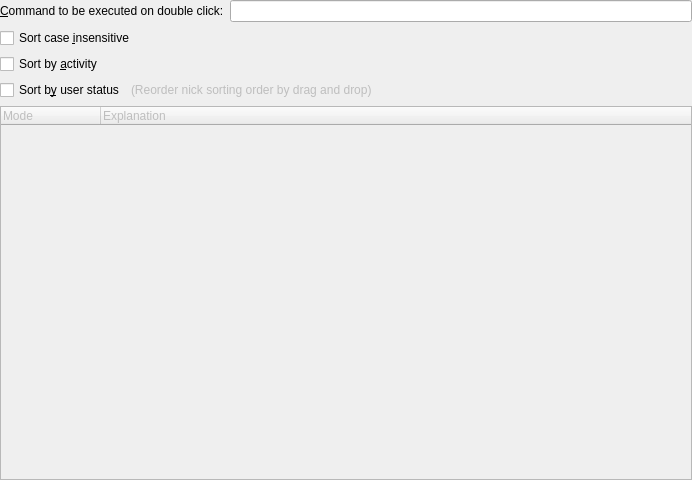
<?xml version="1.0" encoding="UTF-8"?>
<ui version="4.0">
 <author>Copyright (C) 2005 Peter Simonsson</author>
 <comment>This program is free software; you can redistribute it and/or modify
it under the terms of the GNU General Public License as published by
the Free Software Foundation; either version 2 of the License, or
(at your option) any later version.
</comment>
 <class>NicklistBehavior_ConfigUI</class>
 <widget class="QWidget" name="NicklistBehavior_ConfigUI">
  <property name="geometry">
   <rect>
    <x>0</x>
    <y>0</y>
    <width>692</width>
    <height>480</height>
   </rect>
  </property>
  <layout class="QGridLayout">
   <property name="margin">
    <number>0</number>
   </property>
   <item row="0" column="0" colspan="2">
    <widget class="QLabel" name="textLabel1_2">
     <property name="text">
      <string>&amp;Command to be executed on double click:</string>
     </property>
     <property name="wordWrap">
      <bool>false</bool>
     </property>
     <property name="buddy">
      <cstring>kcfg_ChannelDoubleClickAction</cstring>
     </property>
    </widget>
   </item>
   <item row="1" column="0" colspan="3">
    <widget class="QCheckBox" name="kcfg_SortCaseInsensitive">
     <property name="text">
      <string>Sort case &amp;insensitive</string>
     </property>
    </widget>
   </item>
   <item row="2" column="0" colspan="3">
    <widget class="QCheckBox" name="kcfg_SortByActivity">
     <property name="text">
      <string>Sort by &amp;activity</string>
     </property>
    </widget>
   </item>
   <item row="3" column="0">
    <widget class="QCheckBox" name="kcfg_SortByStatus">
     <property name="sizePolicy">
      <sizepolicy hsizetype="Maximum" vsizetype="Fixed">
       <horstretch>0</horstretch>
       <verstretch>0</verstretch>
      </sizepolicy>
     </property>
     <property name="text">
      <string>Sort b&amp;y user status</string>
     </property>
    </widget>
   </item>
   <item row="0" column="2">
    <widget class="KLineEdit" name="kcfg_ChannelDoubleClickAction"/>
   </item>
   <item row="3" column="1" colspan="2">
    <widget class="QLabel" name="orderHintLabel">
     <property name="enabled">
      <bool>false</bool>
     </property>
     <property name="text">
      <string>(Reorder nick sorting order by drag and drop)</string>
     </property>
     <property name="wordWrap">
      <bool>false</bool>
     </property>
    </widget>
   </item>
   <item row="4" column="0" colspan="3">
    <widget class="QTreeWidget" name="sortOrder">
     <property name="enabled">
      <bool>false</bool>
     </property>
     <property name="dragEnabled">
      <bool>true</bool>
     </property>
     <property name="dragDropMode">
      <enum>QAbstractItemView::InternalMove</enum>
     </property>
     <property name="rootIsDecorated">
      <bool>false</bool>
     </property>
     <property name="allColumnsShowFocus">
      <bool>true</bool>
     </property>
     <column>
      <property name="text">
       <string>Mode</string>
      </property>
     </column>
     <column>
      <property name="text">
       <string>Explanation</string>
      </property>
     </column>
    </widget>
   </item>
  </layout>
 </widget>
 <layoutdefault spacing="6" margin="11"/>
 <layoutfunction spacing="KDialog::spacingHint" margin="KDialog::marginHint"/>
 <pixmapfunction>qPixmapFromMimeSource</pixmapfunction>
 <customwidgets>
  <customwidget>
   <class>KLineEdit</class>
   <extends>QLineEdit</extends>
   <header>klineedit.h</header>
  </customwidget>
 </customwidgets>
 <tabstops>
  <tabstop>kcfg_ChannelDoubleClickAction</tabstop>
  <tabstop>kcfg_SortCaseInsensitive</tabstop>
  <tabstop>kcfg_SortByStatus</tabstop>
  <tabstop>sortOrder</tabstop>
 </tabstops>
 <includes>
  <include location="local">klineedit.h</include>
 </includes>
 <resources/>
 <connections>
  <connection>
   <sender>kcfg_SortByStatus</sender>
   <signal>toggled(bool)</signal>
   <receiver>sortOrder</receiver>
   <slot>setEnabled(bool)</slot>
   <hints>
    <hint type="sourcelabel">
     <x>20</x>
     <y>20</y>
    </hint>
    <hint type="destinationlabel">
     <x>20</x>
     <y>20</y>
    </hint>
   </hints>
  </connection>
  <connection>
   <sender>kcfg_SortByStatus</sender>
   <signal>toggled(bool)</signal>
   <receiver>orderHintLabel</receiver>
   <slot>setEnabled(bool)</slot>
   <hints>
    <hint type="sourcelabel">
     <x>20</x>
     <y>20</y>
    </hint>
    <hint type="destinationlabel">
     <x>20</x>
     <y>20</y>
    </hint>
   </hints>
  </connection>
 </connections>
</ui>
